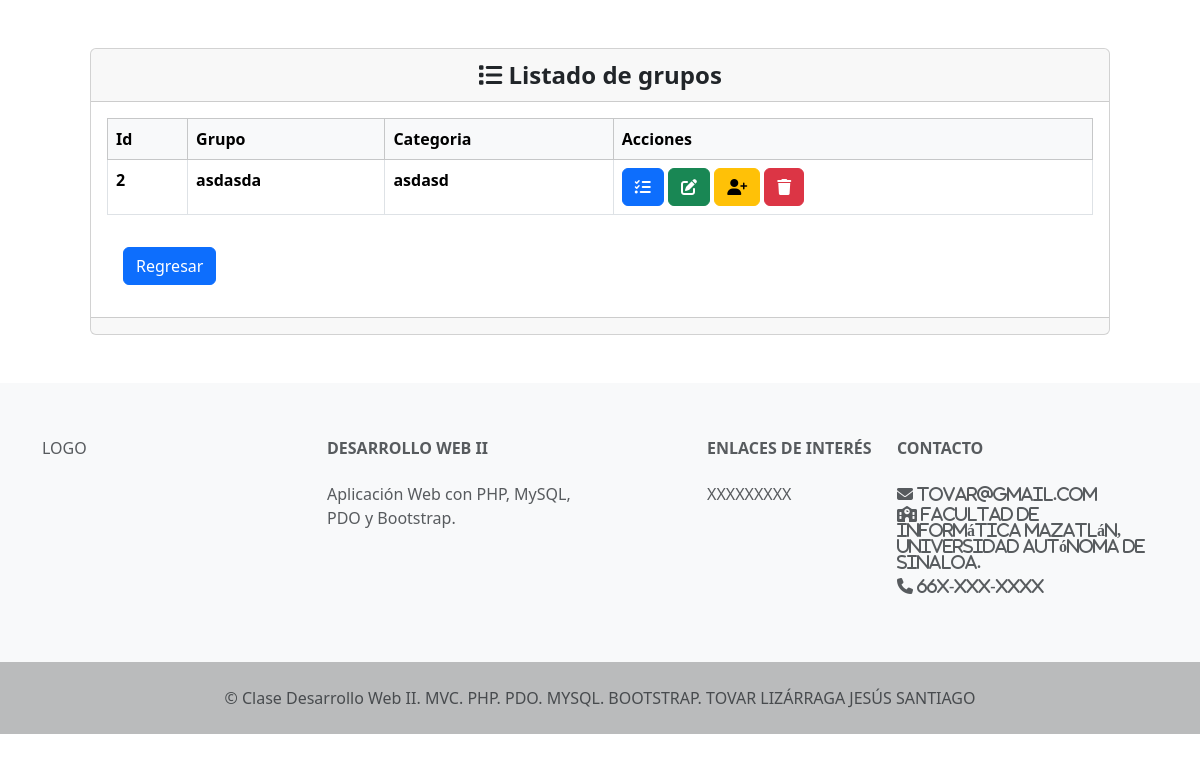
/final_0.16/final/views/organizador/readAllGrupos.php (signed in), run on the app's committed database.
### tables this page shows
CREATE TABLE `grupos` (
  `idGrupo` int(11) NOT NULL,
  `nombreGrupo` varchar(30) NOT NULL,
  `categoria` varchar(100) NOT NULL,
  `idTorneo` int(11) NOT NULL
);

### final_0.16/final/models/grupos.php (called while the page is built, shortened)
<?php
    require_once("../../config/conexion.php");
    class grupos{
        private $PDO;
        public function __construct(){
            $con = new Conexion();
            $this->PDO = $con->open();
        }
        public function read($idTorneo){
            $statement = "SELECT * FROM grupos where idTorneo = :idTorneo";
            $query = $this->PDO->prepare($statement);
            $query->bindParam(":idTorneo", $idTorneo);
            return ($query->execute())? $query->fetchAll() : false;
        }
    }
?>

### final_0.16/final/config/conexion.php (called while the page is built, shortened)
<?php
    class Conexion{
        private $server = "localhost";
        private $db = "torneosbasket";
        private $user = "root";
        private $password = "";
        public function open(){
            try{
                $this->conexion = new PDO("mysql:host=$this->server;dbname=$this->db","$this->user","$this->password");
                return $this->conexion;
            }catch (PDOException $e){
                echo "Error: ".$e->getMessage();
            }
        }
    }
?>

### final_0.16/final/controllers/gruposController.php (called while the page is built, shortened)
<?php
require_once("../../models/grupos.php");
class gruposController{
    private $model;
    function __construct(){
        $this->model = new grupos();
    }
    public function readGrupos($idTorneo){
        return ($this->model->read($idTorneo))? $this->model->read($idTorneo) : false;
    }
}
?>

### final_0.16/final/views/organizador/readAllGrupos.php (the view, shortened to what this page needs)
<?php
require_once("../../controllers/gruposController.php");
$objControl = new gruposController();
$rows = $objControl->readGrupos($_SESSION['idTorneo']);
?>
<div class="mx-auto p-5">
    <div class="card">
        <div class="card-header text-center">
            <b class="fs-4">
                <span><i class="fa-solid fa-list"></i></span> Listado de grupos
            </b>
        </div>
        <div class="card-body">
            <table class="table table-hover table-bordered">
                <thead class="table-light">
                    <tr>
                        <th scope="col">Id</th>
                        <th scope="col">Grupo</th>
                        <th scope="col">Categoria</th>
                        <th scope="col">Acciones</th>
                    </tr>
                </thead>
                <tbody>
                    <?php if ($rows) : ?>
                        <?php foreach ($rows as $row) : ?>
                            <tr>
                                <th><?= $row['idGrupo'] ?></th>
                                <th><?= $row['nombreGrupo'] ?></th>
                                <th><?= $row['categoria'] ?></th>
                                <th>
                                    <a href="readOneGrupo.php?id=<?= $row['idGrupo'] ?>" class="btn btn-primary"><span class="fa-solid fa-list-check"></span></a>
                                    <a href="updateGrupo.php?id=<?= $row['idGrupo'] ?>" class="btn btn-success"><span class="fa-solid fa-pen-to-square"></span></a>
                                    <a href="grupo.php?id=<?= $row['idGrupo'] ?>" class="btn btn-warning"><span class="fa-solid fa-user-plus"></span></a>
                                    <button type="button" class="btn btn-danger" data-bs-toggle="modal" data-bs-target="#eliminar<?= $row['idGrupo'] ?>">
                                        <span class="fa-solid fa-trash"></span>
                                    </button>
                                </th>
                            </tr>
                        <?php endforeach; ?>
                    <?php endif; ?>
                </tbody>
            </table>
            <div class="mx-auto p-3">
                <a href="organizador.php" class="btn btn-primary">Regresar</a>
            </div>
        </div>
        <div class="card-footer">
        </div>
    </div>
</div>

### data on the page
grupos: idGrupo "2", nombreGrupo "asdasda", categoria "asdasd"
